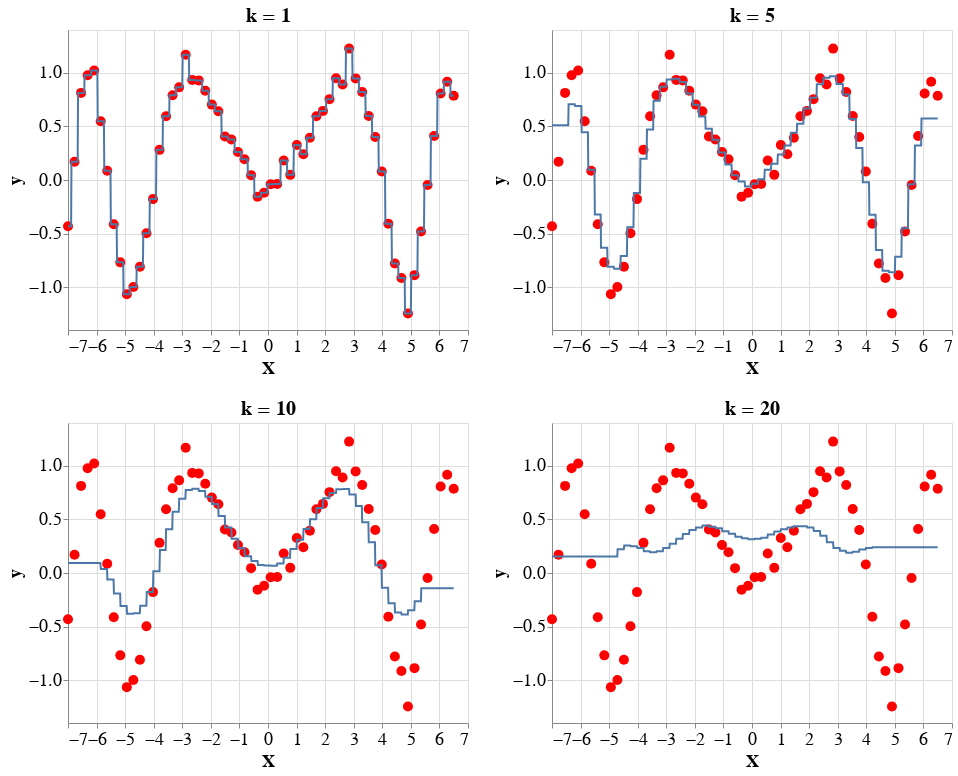

Notebook code for this chart:
### Markdown cell above
# 6. kNN regression (10 mins) <a id=6></a>
- In kNN regression we take the average of the *k* nearest neighbours
- Note: regression plots more naturally in 1D, classification in 2D, but of course we can do either for any $d$
- The code below creates some synthetic data and plots to help us visualise kNN regression
- We see that kNN regression is a way of average (smoothing) data to make predictions
- The higher the *k* the "smoother" the predictions

### Code cell
X = np.atleast_2d(np.linspace(-7, 6.5, 60)).T
y = (np.sin(X.T**2/5) + np.random.randn(60)*0.1).T
plot_knn_grid(X, y, k=[1, 5, 10, 20])

### Figure 1 — Vega-Lite specification as saved in the notebook (floating-point values rounded to 4 significant figures; data arrays with more than 128 entries replaced by an {"elided": "..."} marker saying what was removed)
{"config": {"view": {"continuousWidth": 400, "continuousHeight": 300}, "axis": {"labelFontSize": 18, "titleFontSize": 18}, "legend": {"labelFontSize": 18, "titleFontSize": 18}, "title": {"fontSize": 20}}, "hconcat": [{"vconcat": [{"layer": [{"data": {"name": "data-cd3757ee89df8e17378ce1e41118720c"}, "mark": {"type": "circle", "color": "red", "opacity": 1, "size": 100}, "encoding": {"x": {"type": "quantitative", "field": "X"}, "y": {"type": "quantitative", "field": "y"}}}, {"data": {"name": "data-1250f93c039c310353b2b302cdbfd08b"}, "mark": "line", "encoding": {"x": {"type": "quantitative", "field": "X"}, "y": {"type": "quantitative", "field": "y"}}}], "title": "k = 1"}, {"layer": [{"data": {"name": "data-cd3757ee89df8e17378ce1e41118720c"}, "mark": {"type": "circle", "color": "red", "opacity": 1, "size": 100}, "encoding": {"x": {"type": "quantitative", "field": "X"}, "y": {"type": "quantitative", "field": "y"}}}, {"data": {"name": "data-83465407f539b32da2ca0a3ec8355f0a"}, "mark": "line", "encoding": {"x": {"type": "quantitative", "field": "X"}, "y": {"type": "quantitative", "field": "y"}}}], "title": "k = 10"}]}, {"vconcat": [{"layer": [{"data": {"name": "data-cd3757ee89df8e17378ce1e41118720c"}, "mark": {"type": "circle", "color": "red", "opacity": 1, "size": 100}, "encoding": {"x": {"type": "quantitative", "field": "X"}, "y": {"type": "quantitative", "field": "y"}}}, {"data": {"name": "data-dabf8fde2faaccfadb8460fd292602a6"}, "mark": "line", "encoding": {"x": {"type": "quantitative", "field": "X"}, "y": {"type": "quantitative", "field": "y"}}}], "title": "k = 5"}, {"layer": [{"data": {"name": "data-cd3757ee89df8e17378ce1e41118720c"}, "mark": {"type": "circle", "color": "red", "opacity": 1, "size": 100}, "encoding": {"x": {"type": "quantitative", "field": "X"}, "y": {"type": "quantitative", "field": "y"}}}, {"data": {"name": "data-b5539b797d32a9d27c16b80b6e66ad76"}, "mark": "line", "encoding": {"x": {"type": "quantitative", "field": "X"}, "y": {"type": "quantitative", "field": "y"}}}], "title": "k = 20"}]}], "$schema": "https://vega.github.io/schema/vega-lite/v4.0.0.json", "datasets": {"data-cd3757ee89df8e17378ce1e41118720c": [{"X": -7.0, "y": -0.4322}, {"X": -6.771, "y": 0.1711}, {"X": -6.542, "y": 0.8131}, {"X": -6.314, "y": 0.9776}, {"X": -6.085, "y": 1.022}, {"X": -5.856, "y": 0.5479}, {"X": -5.627, "y": 0.08714}, {"X": -5.398, "y": -0.4124}, {"X": -5.169, "y": -0.7687}, {"X": -4.941, "y": -1.065}, {"X": -4.712, "y": -0.9983}, {"X": -4.483, "y": -0.8093}, {"X": -4.254, "y": -0.4967}, {"X": -4.025, "y": -0.1783}, {"X": -3.797, "y": 0.2814}, {"X": -3.568, "y": 0.5944}, {"X": -3.339, "y": 0.7914}, {"X": -3.11, "y": 0.8646}, {"X": -2.881, "y": 1.168}, {"X": -2.653, "y": 0.9342}, {"X": -2.424, "y": 0.9298}, {"X": -2.195, "y": 0.833}, {"X": -1.966, "y": 0.7038}, {"X": -1.737, "y": 0.6416}, {"X": -1.508, "y": 0.4058}, {"X": -1.28, "y": 0.3773}, {"X": -1.051, "y": 0.2621}, {"X": -0.822, "y": 0.1944}, {"X": -0.5932, "y": 0.0452}, {"X": -0.3644, "y": -0.1553}, {"X": -0.1356, "y": -0.1196}, {"X": 0.09322, "y": -0.03942}, {"X": 0.322, "y": -0.03794}, {"X": 0.5508, "y": 0.1821}, {"X": 0.7797, "y": 0.04816}, {"X": 1.008, "y": 0.3265}, {"X": 1.237, "y": 0.2406}, {"X": 1.466, "y": 0.3949}, {"X": 1.695, "y": 0.5942}, {"X": 1.924, "y": 0.6451}, {"X": 2.153, "y": 0.7546}, {"X": 2.381, "y": 0.9504}, {"X": 2.61, "y": 0.8905}, {"X": 2.839, "y": 1.226}, {"X": 3.068, "y": 0.9482}, {"X": 3.297, "y": 0.8221}, {"X": 3.525, "y": 0.5969}, {"X": 3.754, "y": 0.4014}, {"X": 3.983, "y": 0.07983}, {"X": 4.212, "y": -0.4076}, {"X": 4.441, "y": -0.7793}, {"X": 4.669, "y": -0.9154}, {"X": 4.898, "y": -1.246}, {"X": 5.127, "y": -0.888}, {"X": 5.356, "y": -0.4814}, {"X": 5.585, "y": -0.04703}, {"X": 5.814, "y": 0.4114}, {"X": 6.042, "y": 0.8067}, {"X": 6.271, "y": 0.9169}, {"X": 6.5, "y": 0.7868}], "data-1250f93c039c310353b2b302cdbfd08b": {"elided": "1000 records"}, "data-83465407f539b32da2ca0a3ec8355f0a": {"elided": "1000 records"}, "data-dabf8fde2faaccfadb8460fd292602a6": {"elided": "1000 records"}, "data-b5539b797d32a9d27c16b80b6e66ad76": {"elided": "1000 records"}}}
